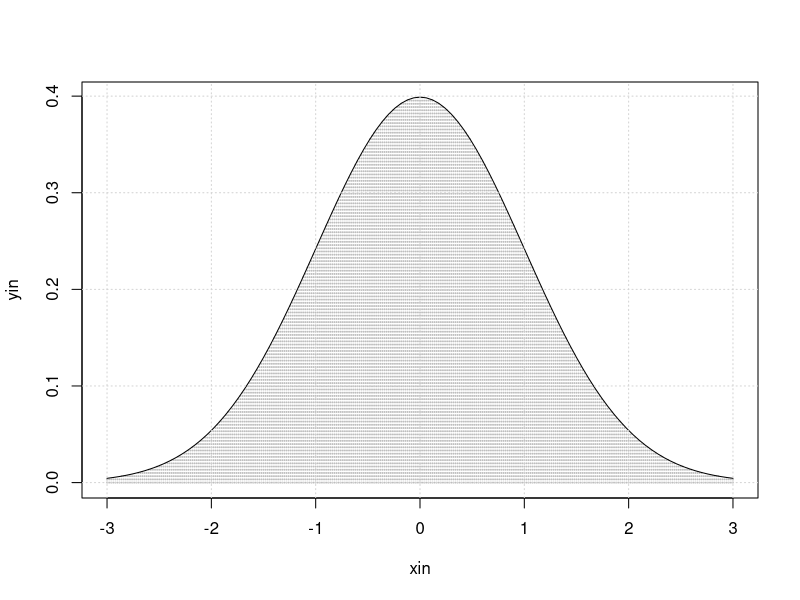

Source code (R):
##########################################################################################################################################

#(주의) ->  순차적으로 코드를 실행하는 것을 권함!

#에러 발생 시 github Finance/R-Finance-Programming 경로에 issue를 남기면 확인

##########################################################################################################################################



### 그래프의 특정영역 칠하기.

##########################################################################################################################################

## 영역에 점을 찍는 방법.

# 해당영역에 임의로 점을 찍어보는 방법이 있음.

x<-seq(-3,3,0.02)
nx<-length(x)                # x 벡터의 크기를 알아낸다.
dy<-1/length(x)              # y 축의 간격을 정한다.
y<-seq(0,1-dy,dy)            # y 축의 좌표를 생성한다.
ny<-length(y)                # y 좌표 벡터의 크기를 알아낸다.
vy<-rep(y,ny)                # y 벡터를 ny만큼 반복해서 총(ny * ny)개의 원소를 가진 벡터를 생성한다.
vx<-NULL                      
for(i in 1:nx){              # x[i]를 ny개만큼씩 옆으로 늘려붙이 벡터 생성.
  vx<-c(vx,rep(x[i],ny))
}                                              
xin<-vx[vy<dnorm(vx)]                          # vy 각 요소와 dnorms(vs) 각 요소를 비교하여 후자가 큰 경우에 해당하는 vx요소를 구한다.
yin<-vy[vy<dnorm(vx)]                          # vy 각 요소와 dnorms(vs) 각 요소를 비교하여 후자가 큰 경우에 해당하는 vy요소를 구한다.  
plot(xin, yin, cex=0.1,col='gray')             # 위에서 구한 요소 쌍을 찍는다.
curve(dnorm(x),-3,3,add = TRUE)                # 정규분포 그래프를 그린다.
grid()


graphics.off()                    # 그래프 지워주는 함수.


############################################################결과값(print)#################################################################

# 그래프 찍어보기.

# > x<-seq(-3,3,0.02)
# > nx<-length(x)
# > dy<-1/length(x)
# > y<-seq(0,1-dy,dy)
# > ny<-length(y)
# > vy<-rep(y,ny)
# > vx<-NULL
# > for(i in 1:nx){
#   +   vx<-c(vx,rep(x[i],ny))
#   + }
# > xin<-vx[vy<dnorm(vx)]
# > yin<-vy[vy<dnorm(vx)]
# > plot(xin, yin, cex=0.1,col='gray')
# > curve(dnorm(x),-3,3,add = TRUE)
# > grid()

##########################################################################################################################################
  